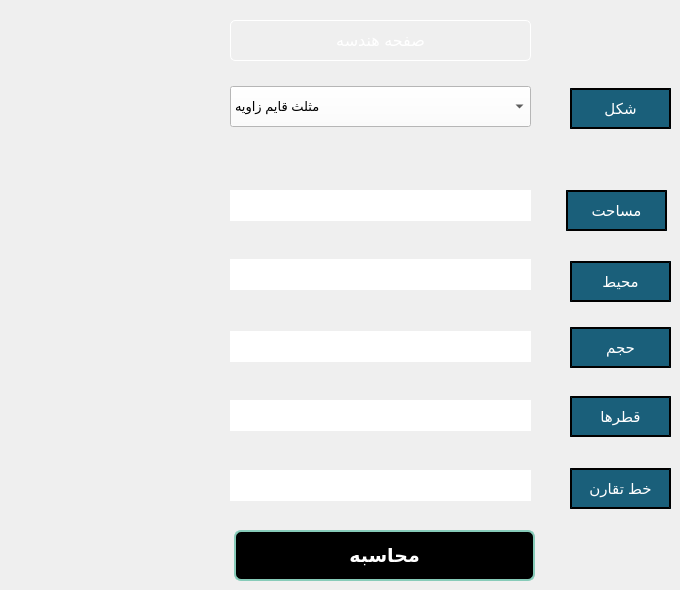
         <widget class="QWidget" name="page_hendese">
          <widget class="QComboBox" name="comboBox">
           <property name="geometry">
            <rect>
             <x>230</x>
             <y>86</y>
             <width>301</width>
             <height>41</height>
            </rect>
           </property>
           <property name="cursor">
            <cursorShape>UpArrowCursor</cursorShape>
           </property>
           <property name="focusPolicy">
            <enum>Qt::TabFocus</enum>
           </property>
           <property name="whatsThis">
            <string>&lt;html&gt;&lt;head/&gt;&lt;body&gt;&lt;p align=&quot;right&quot;&gt;&lt;br/&gt;&lt;/p&gt;&lt;/body&gt;&lt;/html&gt;</string>
           </property>
           <property name="styleSheet">
            <string notr="true">background-color: rgb(255, 255, 255);
color: rgb(0, 0, 0);
font:10pt
</string>
           </property>
           <property name="currentText">
            <string>مثلث قایم زاویه</string>
           </property>
           <item>
            <property name="text">
             <string>مثلث قایم زاویه</string>
            </property>
           </item>
           <item>
            <property name="text">
             <string>مربع</string>
            </property>
           </item>
           <item>
            <property name="text">
             <string>مستطیل</string>
            </property>
           </item>
           <item>
            <property name="text">
             <string>لوزی</string>
            </property>
           </item>
           <item>
            <property name="text">
             <string>دایره</string>
            </property>
           </item>
           <item>
            <property name="text">
             <string>ذوزنقه متساوی الساقین</string>
            </property>
           </item>
           <item>
            <property name="text">
             <string>بیضی</string>
            </property>
           </item>
           <item>
            <property name="text">
             <string>متواضی الضلاع</string>
            </property>
           </item>
           <item>
            <property name="text">
             <string>هرم</string>
            </property>
           </item>
           <item>
            <property name="text">
             <string>مکعب</string>
            </property>
           </item>
           <item>
            <property name="text">
             <string>استوانه</string>
            </property>
           </item>
          </widget>
          <widget class="QLabel" name="label_194">
           <property name="geometry">
            <rect>
             <x>570</x>
             <y>88</y>
             <width>101</width>
             <height>41</height>
            </rect>
           </property>
           <property name="styleSheet">
            <string notr="true">background-color: rgb(26, 95, 122);
font : 11pt;
border-style: outset;
color : rgb(255, 255, 255);
border-width: 2px;
border-color: black;
font-weight: 400;
padding: 2px;</string>
           </property>
           <property name="text">
            <string>شکل</string>
           </property>
           <property name="alignment">
            <set>Qt::AlignCenter</set>
           </property>
          </widget>
          <widget class="QLabel" name="label_195">
           <property name="geometry">
            <rect>
             <x>566</x>
             <y>190</y>
             <width>101</width>
             <height>41</height>
            </rect>
           </property>
           <property name="styleSheet">
            <string notr="true">background-color: rgb(26, 95, 122);
font : 11pt;
border-style: outset;
color : rgb(255, 255, 255);
border-width: 2px;
border-color: black;
font-weight: 400;
padding: 2px;</string>
           </property>
           <property name="text">
            <string>مساحت</string>
           </property>
           <property name="alignment">
            <set>Qt::AlignCenter</set>
           </property>
          </widget>
          <widget class="QLabel" name="label_196">
           <property name="geometry">
            <rect>
             <x>570</x>
             <y>261</y>
             <width>101</width>
             <height>41</height>
            </rect>
           </property>
           <property name="cursor">
            <cursorShape>PointingHandCursor</cursorShape>
           </property>
           <property name="styleSheet">
            <string notr="true">background-color: rgb(26, 95, 122);
font : 11pt;
border-style: outset;
color : rgb(255, 255, 255);
border-width: 2px;
border-color: black;
font-weight: 400;
padding: 2px;</string>
           </property>
           <property name="text">
            <string>محیط</string>
           </property>
           <property name="alignment">
            <set>Qt::AlignCenter</set>
           </property>
          </widget>
          <widget class="QLabel" name="label_197">
           <property name="geometry">
            <rect>
             <x>570</x>
             <y>327</y>
             <width>101</width>
             <height>41</height>
            </rect>
           </property>
           <property name="styleSheet">
            <string notr="true">background-color: rgb(26, 95, 122);
font : 11pt;
border-style: outset;
color : rgb(255, 255, 255);
border-width: 2px;
border-color: black;
font-weight: 400;
padding: 2px;</string>
           </property>
           <property name="text">
            <string>حجم</string>
           </property>
           <property name="alignment">
            <set>Qt::AlignCenter</set>
           </property>
          </widget>
          <widget class="QLabel" name="label_198">
           <property name="geometry">
            <rect>
             <x>570</x>
             <y>396</y>
             <width>101</width>
             <height>41</height>
            </rect>
           </property>
           <property name="styleSheet">
            <string notr="true">background-color: rgb(26, 95, 122);
font : 11pt;
border-style: outset;
color : rgb(255, 255, 255);
border-width: 2px;
border-color: black;
font-weight: 400;
padding: 2px;</string>
           </property>
           <property name="text">
            <string>قطرها</string>
           </property>
           <property name="alignment">
            <set>Qt::AlignCenter</set>
           </property>
          </widget>
          <widget class="QLabel" name="label_199">
           <property name="geometry">
            <rect>
             <x>570</x>
             <y>468</y>
             <width>101</width>
             <height>41</height>
            </rect>
           </property>
           <property name="styleSheet">
            <string notr="true">background-color: rgb(26, 95, 122);
font : 11pt;
border-style: outset;
color : rgb(255, 255, 255);
border-width: 2px;
border-color: black;
font-weight: 400;
padding: 2px;</string>
           </property>
           <property name="text">
            <string>خط تقارن</string>
           </property>
           <property name="alignment">
            <set>Qt::AlignCenter</set>
           </property>
          </widget>
          <widget class="QLabel" name="label_200">
           <property name="geometry">
            <rect>
             <x>230</x>
             <y>190</y>
             <width>301</width>
             <height>31</height>
            </rect>
           </property>
           <property name="styleSheet">
            <string notr="true">background-color: #fff;
font:9pt;</string>
           </property>
           <property name="text">
            <string/>
           </property>
           <property name="alignment">
            <set>Qt::AlignCenter</set>
           </property>
          </widget>
          <widget class="QLabel" name="label_204">
           <property name="geometry">
            <rect>
             <x>230</x>
             <y>470</y>
             <width>301</width>
             <height>31</height>
            </rect>
           </property>
           <property name="styleSheet">
            <string notr="true">background-color: #fff;
font:9pt;</string>
           </property>
           <property name="text">
            <string/>
           </property>
           <property name="alignment">
            <set>Qt::AlignCenter</set>
           </property>
          </widget>
          <widget class="QLabel" name="label_205">
           <property name="geometry">
            <rect>
             <x>230</x>
             <y>400</y>
             <width>301</width>
             <height>31</height>
            </rect>
           </property>
           <property name="styleSheet">
            <string notr="true">background-color: #fff;
font:9pt;</string>
           </property>
           <property name="text">
            <string/>
           </property>
           <property name="alignment">
            <set>Qt::AlignCenter</set>
           </property>
          </widget>
          <widget class="QLabel" name="label_206">
           <property name="geometry">
            <rect>
             <x>230</x>
             <y>331</y>
             <width>301</width>
             <height>31</height>
            </rect>
           </property>
           <property name="styleSheet">
            <string notr="true">background-color: #fff;
font:9pt;</string>
           </property>
           <property name="text">
            <string/>
           </property>
           <property name="alignment">
            <set>Qt::AlignCenter</set>
           </property>
          </widget>
          <widget class="QLabel" name="label_207">
           <property name="geometry">
            <rect>
             <x>230</x>
             <y>259</y>
             <width>301</width>
             <height>31</height>
            </rect>
           </property>
           <property name="styleSheet">
            <string notr="true">background-color: #fff;
font:9pt;</string>
           </property>
           <property name="text">
            <string/>
           </property>
           <property name="alignment">
            <set>Qt::AlignCenter</set>
           </property>
          </widget>
          <widget class="QPushButton" name="pushButton_45">
           <property name="geometry">
            <rect>
             <x>234</x>
             <y>530</y>
             <width>301</width>
             <height>51</height>
            </rect>
           </property>
           <property name="font">
            <font>
             <pointsize>14</pointsize>
             <weight>75</weight>
             <bold>true</bold>
            </font>
           </property>
           <property name="styleSheet">
            <string notr="true">#pushButton_45{
background-color:rgb(0, 0, 0);
color: rgb(255, 255, 255);
border:2px solid #87CBB9;
border-radius: 7px;
}
#pushButton_45:hover{
background-color: #fff;
color:#000000;
}
</string>
           </property>
           <property name="text">
            <string>محاسبه</string>
           </property>
          </widget>
          <widget class="QLabel" name="label_234">
           <property name="geometry">
            <rect>
             <x>230</x>
             <y>20</y>
             <width>301</width>
             <height>41</height>
            </rect>
           </property>
           <property name="styleSheet">
            <string notr="true">color :#fff;
font : 12pt;
border-radius: 5px;
border:1px solid #fff;
</string>
           </property>
           <property name="text">
            <string>صفحه هندسه</string>
           </property>
           <property name="alignment">
            <set>Qt::AlignCenter</set>
           </property>
          </widget>
          <widget class="QPushButton" name="pushButton_82">
           <property name="geometry">
            <rect>
             <x>10</x>
             <y>10</y>
             <width>51</width>
             <height>51</height>
            </rect>
           </property>
           <property name="cursor">
            <cursorShape>PointingHandCursor</cursorShape>
           </property>
           <property name="styleSheet">
            <string notr="true">border:none;
color:rgb(255, 255, 255)</string>
           </property>
           <property name="text">
            <string/>
           </property>
           <property name="icon">
            <iconset>
             <normaloff>:/Downloads/icons8-back-48.png</normaloff>:/Downloads/icons8-back-48.png</iconset>
           </property>
           <property name="iconSize">
            <size>
             <width>30</width>
             <height>30</height>
            </size>
           </property>
          </widget>
         </widget>
